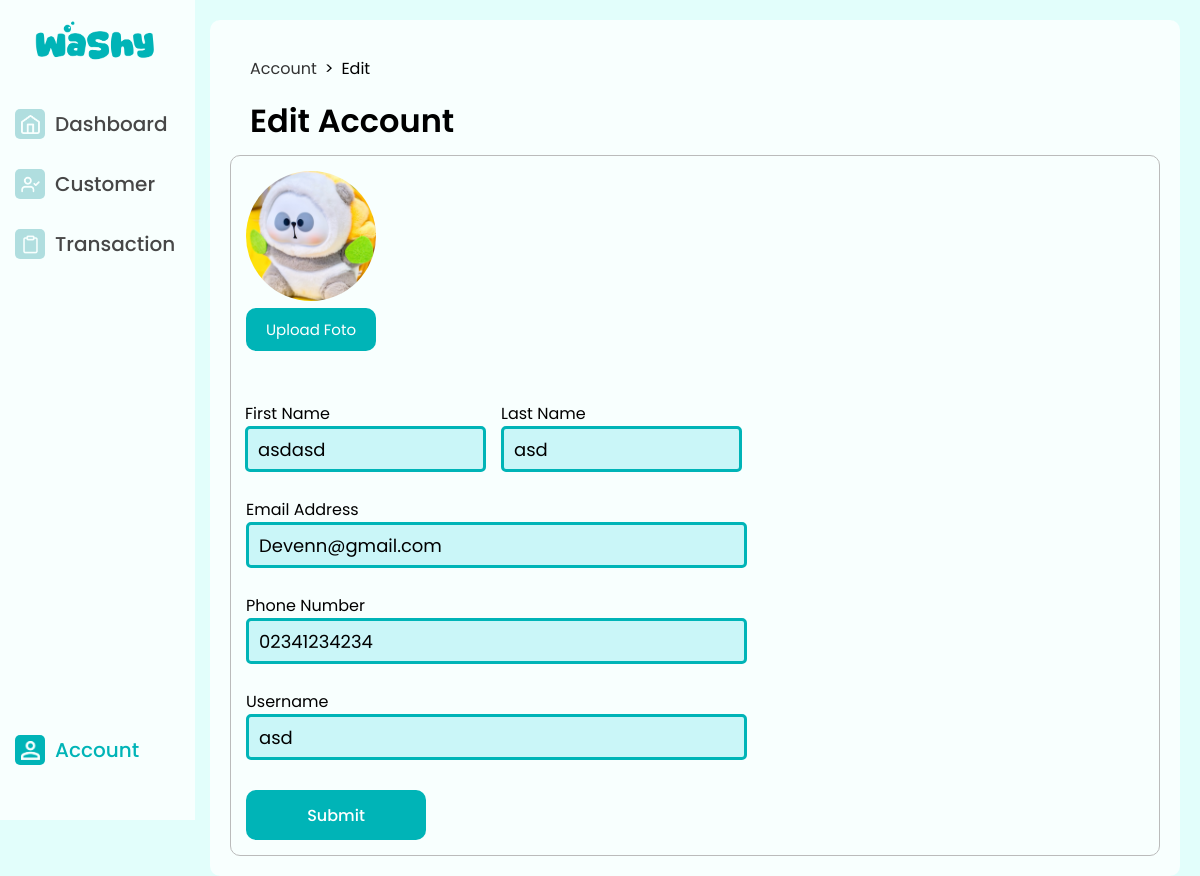
Page /Pages/Account/edit.php (signed in) on the committed database.
### tables this page shows
CREATE TABLE `users` (
  `id_user` int(11) NOT NULL,
  `first_name` varchar(50) NOT NULL,
  `last_name` varchar(50) NOT NULL,
  `email_address` varchar(100) NOT NULL,
  `phone_number` varchar(20) NOT NULL,
  `username` varchar(50) NOT NULL,
  `password` varchar(255) NOT NULL,
  `profile_photo` varchar(255) NOT NULL,
  `created_at` timestamp NOT NULL DEFAULT current_timestamp()
);

### Pages/Account/edit.php (the view, shortened to what this page needs)
<?php
    require '../../db.php';
    $id_user = $_SESSION['id_user'];
    $show = $conn->query("SELECT * FROM users WHERE id_user = '$id_user'");
    if($show->num_rows == 0)
    {
        echo'<script>window.history.back()</script>';
    } else
    {
        $data = $show->fetch_assoc();
    }
?>
<!DOCTYPE html >
<html>
    <head>
        <link rel="stylesheet" href="/WASHY/css/style.css" type="text/css" media="screen" />
    </head>
    <body>
        <div class="sidebar">
            <img class="logo" src="/WASHY/img/Logo.png"/>
            <div class="button-sidebar">
                <ul class="menu menu-main">
                    <li>
                        <a href="/Washy/Pages/Dashboard/index.php" class="menu-button">
                            <div class="logo-box">
                                <img class="button-logo" src="/WASHY/img/dashboard_button.png"/>
                            </div>
                            <div class="menu-text">
                                Dashboard
                            </div>
                        </a>
                    </li>
                    <li>
                        <a href="/Washy/Pages/Customer/index.php" class="menu-button">
                            <div class="logo-box">
                                <img class="button-logo" src="/WASHY/img/customer_button.png"/>
                            </div>
                            <div class="menu-text">
                                Customer
                            </div>
                        </a>
                    </li>
                    <li>
                        <a href="/Washy/Pages/Transaction/index.php" class="menu-button">
                            <div class="logo-box">
                                <img class="button-logo" src="/WASHY/img/transaction_button.png"/>
                            </div>
                            <div class="menu-text">
                                Transaction
                            </div>
                        </a>
                    </li>
                </ul>
                <ul class="menu menu-settings active">
                    <li>
                        <a href="/Washy/Pages/Account/index.php" class="menu-button">
                            <div class="logo-box">
                                <img class="button-logo" src="/WASHY/img/account_button.png"/>
                            </div>
                            <div class="menu-text">
                                Account
                            </div>
                        </a>
                    </li>
                </ul>
            </div>
        </div>
        <div class="content">
            <div class="page-header">
                <div class="page-title">
                    <div class="breadcrumb">
                        <a href="/WASHY/Pages/Account/index.php">Account</a>
                        <span>></span>
                        <p class="current">Edit</p>
                    </div>
                    <h1>Edit Account</h1>
                </div>
            </div>
            <div class="form-section">
                <form action="/WASHY/Pages/Account/edit-proses.php" method="POST" enctype="multipart/form-data">
                    <img class="profile" src="/WASHY/uploads/<?php echo $data["profile_photo"]; ?>" alt="Profile Photo"><br>
                    <label for="profile_photo" class="photo-btn">Upload Foto</label>
                    <br><br>
                    <div class="input-name">
                        <div class="input-group">
                            <label for="first_name">First Name</label><br>
                            <input type="text" name="first_name" id="first_name" value="<?php echo $data['first_name']; ?>" class="input-box-name" placeholder="First Name" required/>
                        </div>
                        <div class="input-group">
                            <label for="last_name">Last Name</label><br>
                            <input type="text" name="last_name" id="last_name" value="<?php echo $data['last_name']; ?>" class="input-box-name" placeholder="Last Name" required/>
                        </div>
                    </div><br>
                    <label for="email_address">Email Address</label><br>
                    <input type="text" name="email_address" id="email_address" value="<?php echo $data['email_address']; ?>" class="input-box" placeholder="Input Email Address" required/><br><br>
                    <label for="phone_number">Phone Number</label><br>
                    <input type="text" name="phone_number" id="phone_number" value="<?php echo $data['phone_number']; ?>" class="input-box" placeholder="Input Phone Number" required/><br><br>
                    <label for="username">Username</label><br>
                    <input type="text" name="username" id="username" value="<?php echo $data['username']; ?>" class="input-box" placeholder="Input Username" required/><br><br><br>
                    <input type="submit" name="submit" class="add-btn" value="Submit"/>
                </form>
            </div>
        </div>
    </body>
</html>

### css/style.css (style rules this page uses)
* { font-family: 'Poppins', sans-serif; }
body { background-color: #E2FEFB; margin: 0px; margin-top: 0px; padding: 0px; }
.sidebar { background-color: #F8FFFE; width: 180px; height: 100vh; position: fixed; padding-left: 15px; padding-top: 20px; top: 0; left: 0; display: flex; flex-direction: column; }
.logo { width: 120px; align-items: center; margin-left: 20px; }
ul { list-style-type: none; margin-left: 0; padding: 0; }
li { margin-top: 20px; margin-left: 0; }
.menu-main { flex-grow: 1; }
.menu-settings { margin-bottom: 50px; }
.menu-button { width: 135px; height: 40px; text-decoration: none; color: inherit; display: flex; align-items: center; justify-content: flex-start; }
.logo-box { width: 30px; height: 30px; border-radius: 5px; align-items: center; background-color: #B0DEDF; }
.menu-text { font-family: 'Poppins', sans-serif; font-size: 20px; font-weight: 500; color: #474747; margin-left: 10px; }
.menu-settings.active .logo-box { background-color: #00B4B7; }
.menu-settings.active .menu-text { color: #00B4B7; }
.button-logo { width: 19px; height: 19px; margin: 6px; }
.button-sidebar { display: flex; flex-direction: column; height: 100%; }
.content { background-color: #F8FFFE; margin-left: 210px; margin-top: 20px; border-radius: 10px; min-height: calc(100vh - 10px); width: calc(100% - 230px); box-sizing: border-box; padding: 20px; padding-top: 10px; }
.page-header { display: flex; justify-content: space-between; align-items: center; width: 100%; padding: 10px 20px; }
.page-title h1 { margin: 0; font-size: 32px; font-weight: 600; }
.add-btn { background-color: #00B4B7; border: none; border-radius: 10px; color: #ffffff; font-size: 16px; font-weight: 500; margin-right: 15px; margin-top: -20px; width: 180px; height: 50px; display: flex; justify-content: center; align-items: center; text-decoration: none; }
.breadcrumb { display: flex; align-items: center; gap: 8px; }
.breadcrumb a { text-decoration: none; color: #333; }
.form-section { border:1px solid #bbbbbb; border-radius: 10px; padding: 15px; }
.input-box { border: 3px solid #00B4B7; border-radius: 5px; background-color: #caf6f8; width: 475px; height: 40px; padding: 0 10px; font-size: 18px; }
.input-box::placeholder { color: #000000; }
.input-name { display: flex; justify-content: center; align-items: center; width: 475px; gap: 15px; margin-left: 10px; }
.input-box-name { border: 3px solid #00B4B7; border-radius: 5px; background-color: #caf6f8; width: 215px; height: 40px; padding: 0 10px; font-size: 18px; }
.input-box-name::placeholder { color: #000000; }
.profile { width: 130px; height: 130px; border-radius: 50%; object-fit: cover; }
.photo-btn { display: inline-block; background-color: #00B4B7; border: none; border-radius: 10px; color: #ffffff; padding: 10px; font-size: 15px; width: 110px; justify-content: center; display: flex; }

### rows in the picture
users: profile_photo (placeholder picture), first_name "asdasd", last_name "asd", email_address "Devenn@gmail.com", phone_number "02341234234", username "asd"
